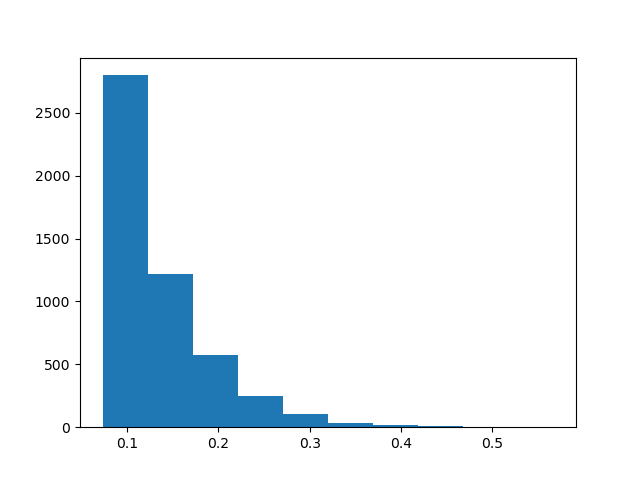
#> input picture src/det_probs.png, 640 x 480 px
$ python -i video_utils.py   (imports and definitions only)
#> lines starting #> are read from the running program, lines starting #| are printed output that depends on the picture; after the words box and inside, x2 and y2 are one past the last pixel; in counts of white or black regions, pixels touching at a corner belong together
#> further down, picture is the input picture: shape (480, 640, 3); mean B, G, R 245.8, 240.2, 232.1
# -*- coding: utf-8 -*-
# @Author: Andreas Paepcke
# @Date:   2025-12-01 14:43:53
# @Last Modified by:   Andreas Paepcke
# @Last Modified time: 2025-12-08 09:41:48

import os
from pathlib import Path
from typing import Any, Optional
import numpy as np
import cv2
from PIL import Image

# ------------------- Context Manager VideoStream -----------------

class VideoStream:
    '''
    Context manager for video streams such as a .mov file
    or a camera.
    Usage:
        with VideoStream(<video-file>) as cap:

    '''
    # [23 lines left out: functions __init__, __enter__, __exit__, not called in this run]

# ------------------- Class VideoUtils -----------------

class VideoUtils:

    initialized_heic_reading = False

    # [19 lines left out: function frame_to_jpeg, not called in this run]

    @staticmethod
    def get_frame_fingerprint(frame: np.ndarray) -> np.ndarray:
        """
        Creates a color histogram fingerprint for a given frame.
        Using HSV is better than RGB as it separates luma (brightness) from chroma.
        """
        # Convert to HSV color space
        hsv = cv2.cvtColor(frame, cv2.COLOR_BGR2HSV)
#> hsv: shape (480, 640, 3); mean H, S, V 9.4, 19.4, 245.8

        # Calculate histogram:
        # Channels [0, 1] = Hue and Saturation (we ignore Value/Brightness to be robust)
        # Bins [50, 60] = Granularity of the comparison
        # Ranges [0, 180, 0, 256] = Standard HSV ranges
        hist = cv2.calcHist([hsv], [0, 1], None, [50, 60], [0, 180, 0, 256])
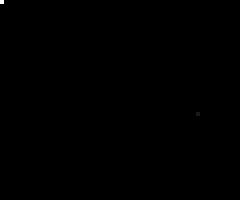
#> hist: shape (50, 60) float32 (shown 4 times larger); min 0, max 278940, mean 102.4; drawn with min black and max white

        # Normalize the histogram so image size doesn't matter
        cv2.normalize(hist, hist, alpha=0, beta=1, norm_type=cv2.NORM_MINMAX)
#> hist: shape (50, 60) float32; 0.07% of pixels changed, all inside (x1, y1, x2, y2) = (0, 0, 50, 29)
        return hist

    # [145 lines left out: functions get_frame, show_frame, show_file_frame, read_img, resize_preserving_aspect, not called in this run]

>>> import cv2
>>> picture = cv2.imread('../det_probs.png')
>>> result = VideoUtils().get_frame_fingerprint(picture)
